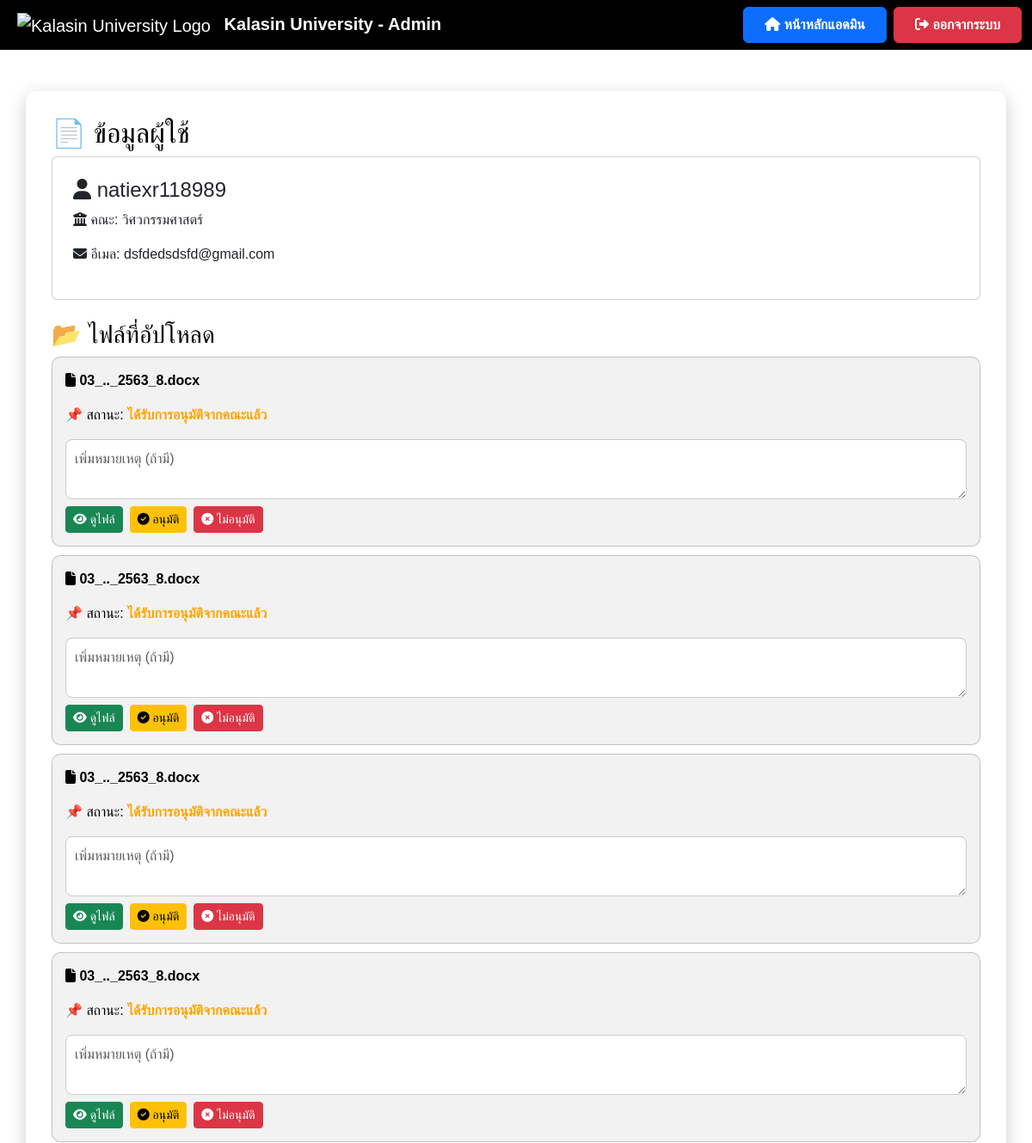
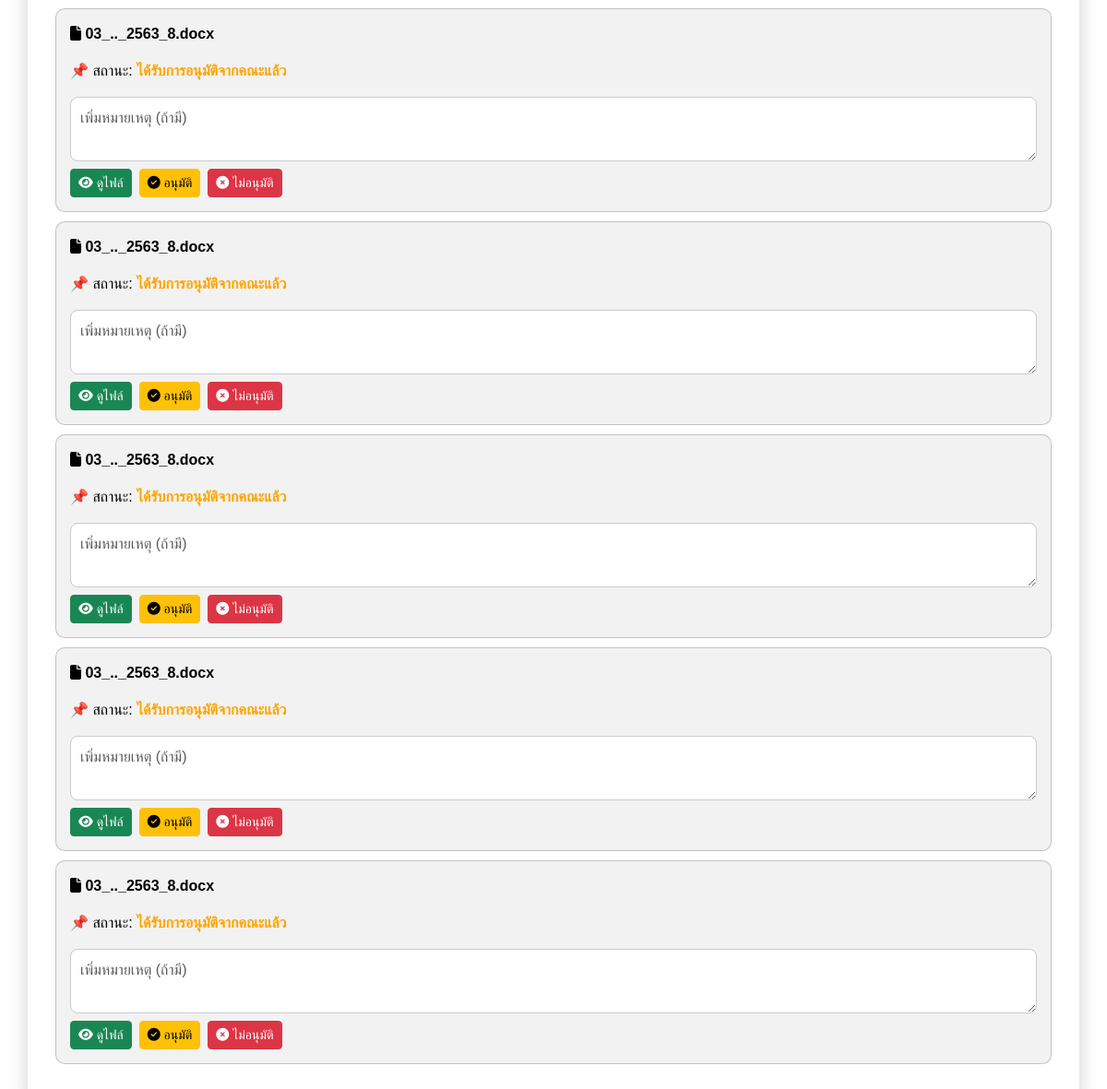
Page /view_user/14 on the earlier database version (2 pictures, top to bottom).
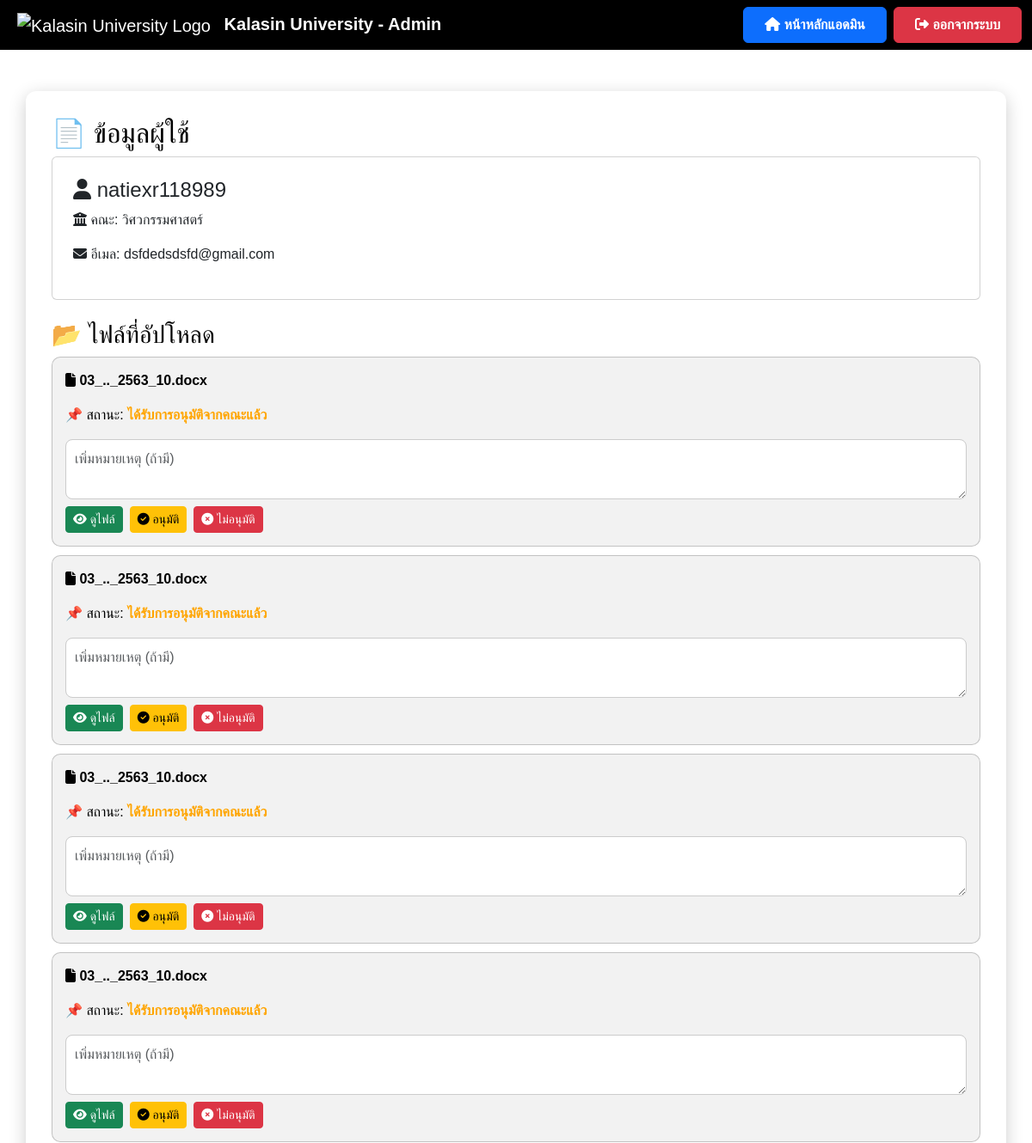
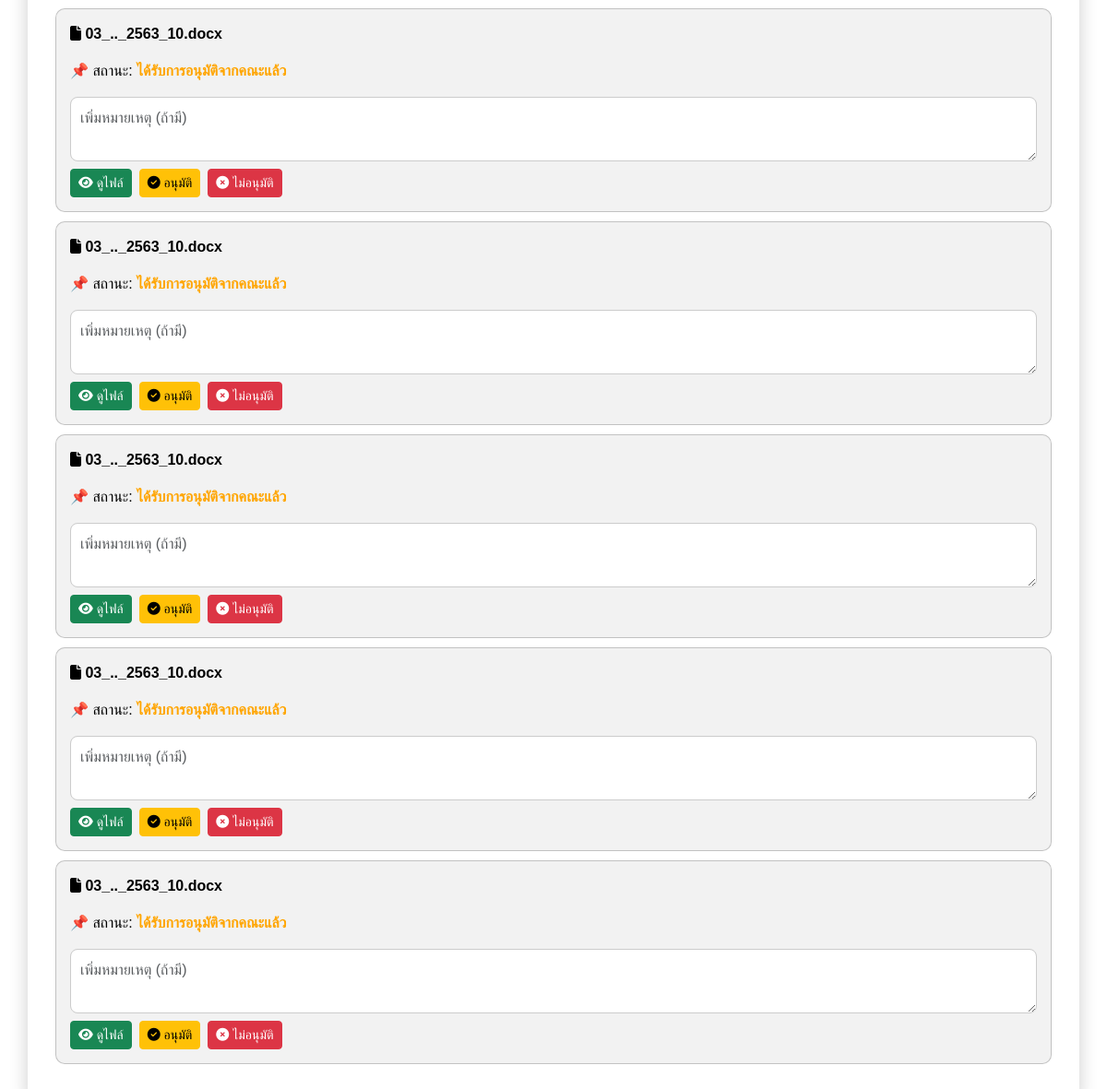
Same page on the later database version (2 pictures, top to bottom).
### models.py (models this page shows)
class File(db.Model):
    id = db.Column(db.Integer, primary_key=True)
    filename = db.Column(db.String(255), nullable=False)
    file_path = db.Column(db.String(255), nullable=True)
    status = db.Column(db.String(50), nullable=False, default="รอตรวจสอบ")
    comment = db.Column(db.Text, nullable=True)
    user_id = db.Column(db.Integer, db.ForeignKey('user.id'), nullable=False)
    upload_date = db.Column(db.DateTime, default=db.func.current_timestamp())
    review_date = db.Column(db.DateTime, nullable=True)
    approve_date = db.Column(db.DateTime, nullable=True)
    user = db.relationship('User', back_populates='files')

### app.py (the view)
@app.route('/view_user/<int:user_id>')
def view_user(user_id):
    user = User.query.get(user_id)
    if not user:
        flash("ไม่พบข้อมูลผู้ใช้", "danger")
        return redirect(url_for('manage_users'))  # ถ้าหาไม่เจอให้กลับไปหน้า manage_users
    files = File.query.filter_by(user_id=user.id).all()
    return render_template('view_user.html', user=user, files=files)

### templates/view_user.html (shortened to what this page needs)
<!DOCTYPE html>
<html lang="th">
<head>
    <link href="https://cdn.jsdelivr.net/npm/bootstrap@5.3.3/dist/css/bootstrap.min.css" rel="stylesheet">
    <link rel="stylesheet" href="https://cdnjs.cloudflare.com/ajax/libs/font-awesome/6.4.2/css/all.min.css">
    {% set fac_map = {
        'engineering':'วิศวกรรมศาสตร์',
        'science':'วิทยาศาสตร์',
        'education':'ครุศาสตร์',
        'nursing':'พยาบาลศาสตร์',
        'law':'นิติศาสตร์',
        'arts':'ศิลปศาสตร์'
    } %}
</head>
<body>
    <nav class="navbar navbar-expand-lg navbar-dark">
        <div class="container-fluid">
            <a class="navbar-brand ms-2" href="{{ url_for('admin_dashboard') }}">
                <img src="https://upload.wikimedia.org/wikipedia/th/4/4e/Kalasin_University_Seal.svg"
                     alt="Kalasin University Logo" style="height: 50px; margin-right: 10px;">
                <strong>Kalasin University - Admin</strong>
            </a>
            <div class="ms-auto d-flex">
                <a href="{{ url_for('admin_dashboard') }}" class="btn btn-primary fw-bold px-4 py-2 me-2">
                    <i class="fas fa-home"></i> หน้าหลักแอดมิน
                </a>
                <a href="{{ url_for('logout') }}" class="btn btn-danger fw-bold px-4 py-2">
                    <i class="fas fa-sign-out-alt"></i> ออกจากระบบ
                </a>
            </div>
        </div>
    </nav>
    <div class="container container-custom mt-5">
        <h2>📄 ข้อมูลผู้ใช้</h2>
        <div class="card p-4">
            <h4><i class="fas fa-user"></i> {{ user.username }}</h4>
            <p><i class="fas fa-university"></i> คณะ: {{ fac_map.get(user.faculty, 'ไม่ระบุคณะ') }}</p>
            <p><i class="fas fa-envelope"></i> อีเมล: {{ user.email }}</p>
        </div>
        <h3 class="mt-4">📂 ไฟล์ที่อัปโหลด</h3>
        {% if files %}
        {% for file in files %}
        <div class="file-card">
            <p><i class="fas fa-file"></i> <strong>{{ file.filename }}</strong></p>
            <p>📌 สถานะ:
                <span id="status-{{ file.id }}" class="{% if file.status == 'อนุมัติแล้ว' %}status-approved{% elif file.status == 'ไม่อนุมัติ' %}status-rejected{% else %}status-pending{% endif %}">
                    {{ file.status }}
                </span>
            </p>
            <textarea class="form-control mt-2 comment-box" id="comment-{{ file.id }}" placeholder="เพิ่มหมายเหตุ (ถ้ามี)">{{ file.comment if file.comment else '' }}</textarea>
            <div class="d-flex mt-2">
                <a href="{{ url_for('uploaded_file', filename=file.filename) }}" class="btn btn-success btn-sm me-2" target="_blank">
                    <i class="fas fa-eye"></i> ดูไฟล์
                </a>
                <button class="btn btn-warning btn-sm me-2" onclick="approveFile({{ file.id }})" id="approve-btn-{{ file.id }}">
                    <i class="fas fa-check-circle"></i> อนุมัติ
                </button>
                <button class="btn btn-danger btn-sm me-2" onclick="rejectFile({{ file.id }})" id="reject-btn-{{ file.id }}">
                    <i class="fas fa-times-circle"></i> ไม่อนุมัติ
                </button>
            </div>
        </div>
        {% endfor %}
        {% else %}
            <p class="text-muted">⛔ ผู้ใช้นี้ยังไม่มีการอัปโหลดไฟล์</p>
        {% endif %}
    </div>
</body>
</html>

Differences in the rows shown:
changed File (number 1 of 9 on the later page): filename "03_.._2563_8.docx" → "03_.._2563_10.docx"
changed File (number 2 of 9 on the later page): filename "03_.._2563_8.docx" → "03_.._2563_10.docx"
changed File (number 3 of 9 on the later page): filename "03_.._2563_8.docx" → "03_.._2563_10.docx"
changed File (number 4 of 9 on the later page): filename "03_.._2563_8.docx" → "03_.._2563_10.docx"
changed File (number 5 of 9 on the later page): filename "03_.._2563_8.docx" → "03_.._2563_10.docx"
changed File (number 6 of 9 on the later page): filename "03_.._2563_8.docx" → "03_.._2563_10.docx"
changed File (number 7 of 9 on the later page): filename "03_.._2563_8.docx" → "03_.._2563_10.docx"
changed File (number 8 of 9 on the later page): filename "03_.._2563_8.docx" → "03_.._2563_10.docx"
changed File (number 9 of 9 on the later page): filename "03_.._2563_8.docx" → "03_.._2563_10.docx"
